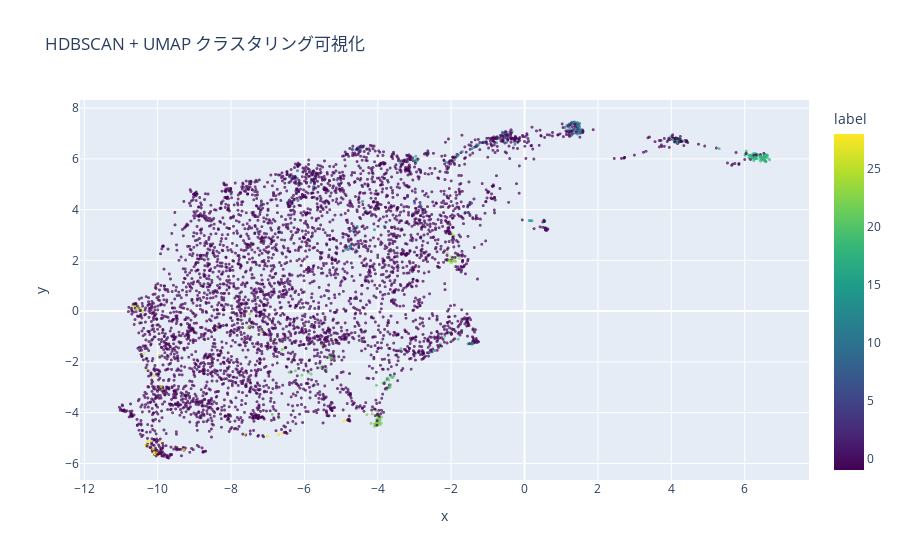
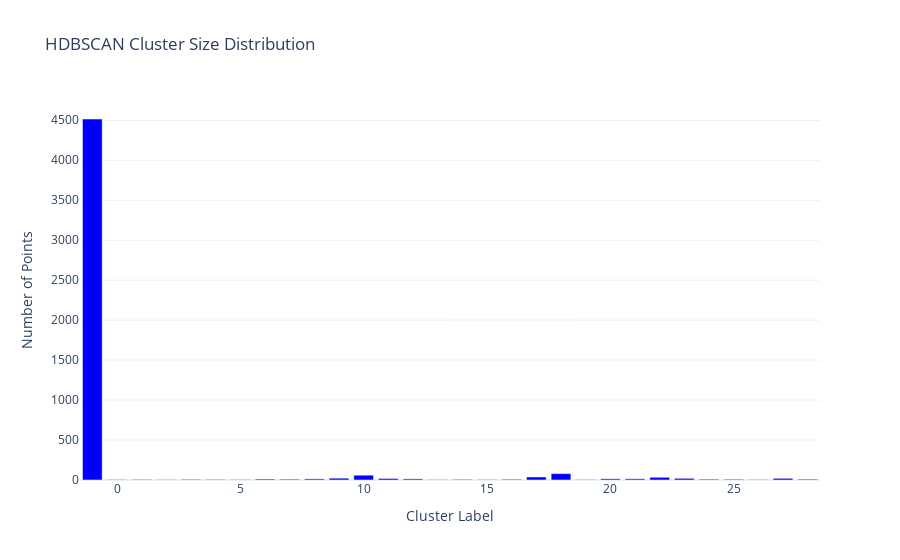

The notebook cell saved with these charts, in order:
### Code cell
run_hdbscan(X, y, min_samples=10, min_cluster_size=5)

### Figure 1 — Plotly figure (JSON) as saved in the notebook; plotly's stock layout.template omitted (floating-point values rounded to 4 significant figures; data arrays with more than 128 entries replaced by an {"elided": "..."} marker saying what was removed)
{"data": [{"hovertemplate": "x=%{x}<br>y=%{y}<br>label=%{marker.color}<extra></extra>", "legendgroup": "", "marker": {"color": {"elided": "5000 int values"}, "coloraxis": "coloraxis", "opacity": 0.7, "size": 3, "symbol": "circle"}, "mode": "markers", "name": "", "showlegend": false, "type": "scattergl", "x": {"elided": "5000 float values"}, "xaxis": "x", "y": {"elided": "5000 float values"}, "yaxis": "y"}], "layout": {"coloraxis": {"colorbar": {"title": {"text": "label"}}, "colorscale": [[0, "#440154"], [0.1111, "#482878"], [0.2222, "#3e4989"], [0.3333, "#31688e"], [0.4444, "#26828e"], [0.5556, "#1f9e89"], [0.6667, "#35b779"], [0.7778, "#6ece58"], [0.8889, "#b5de2b"], [1, "#fde725"]]}, "legend": {"tracegroupgap": 0}, "title": {"text": "HDBSCAN + UMAP クラスタリング可視化"}, "xaxis": {"anchor": "y", "domain": [0, 1], "title": {"text": "x"}}, "yaxis": {"anchor": "x", "domain": [0, 1], "title": {"text": "y"}}}}

### Figure 2 — Plotly figure (JSON) as saved in the notebook; plotly's stock layout.template omitted (floating-point values rounded to 4 significant figures)
{"data": [{"marker": {"color": "blue"}, "name": "Cluster Size", "type": "bar", "x": [-1, 0, 1, 2, 3, 4, 5, 6, 7, 8, 9, 10, 11, 12, 13, 14, 15, 16, 17, 18, 19, 20, 21, 22, 23, 24, 25, 26, 27, 28], "y": [4516, 6, 7, 5, 8, 7, 6, 12, 10, 14, 23, 60, 19, 14, 5, 8, 6, 9, 38, 80, 6, 15, 15, 34, 21, 10, 9, 6, 21, 10]}], "layout": {"title": {"text": "HDBSCAN Cluster Size Distribution"}, "xaxis": {"title": {"text": "Cluster Label"}}, "yaxis": {"title": {"text": "Number of Points"}}}}
